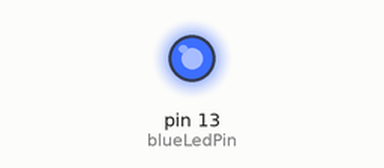
Simulated run of this sketch. Board: Arduino Uno, built with avr-gcc and run on an emulated ATmega328P. Parts: output pins drawn as LEDs (lit = HIGH).

Above: at 0.5 s.
At 5.5 s:
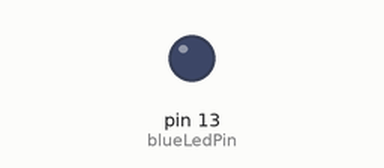
Timing chart, 0 to 8.6 s (numbered marks = the images above):
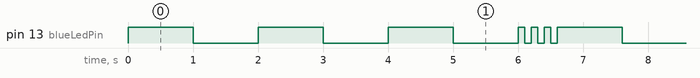

The sketch:

Lab2L31.ino
```cpp
/*
Name:		Sketch1.ino
Created:	5/23/2018 4:50:11 PM
Author:	chris
*/  /*
*      Title: 321Maker Experiment #001 - Blue Blink
*      Description: This program will blink the Blue LED on the 321Maker shield.
*      Tutorial:  http://321maker.com/e/blue-blink
*      Revision Date: January 15, 2016
*      Licence: http://321maker.mit-license.org/
*      Requirements:  Arduino with 321Maker Shield
*/

int blueLedPin = 13; //The blue LED is connected pin 13 of the Arduino.
int onTime = 50;    //This is the number of milliseconds the LED will be on for.
int offTime = 2000;   //This is the number of milliseconds the LED will be off for.

void setup() { //The Setup function runs once.
	pinMode(blueLedPin, OUTPUT);  //Setup Blue LED pin as an output pin.
}

void loop() { //The loop function runs forever.
	for (int i = 0; i < 3; i++) {
		digitalWrite(blueLedPin, HIGH);  //Turn on the blue LED.
		delay(1000);                   //Wait onTime.
		digitalWrite(blueLedPin, LOW);   //Turn off the blue LED.
		delay(1000);                  //Wait offTime.
	}

	for (int i = 0; i < 3; i++) {
		digitalWrite(blueLedPin, HIGH);  //Turn on the blue LED.
		delay(100);                   //Wait onTime.
		digitalWrite(blueLedPin, LOW);   //Turn off the blue LED.
		delay(100);                  //Wait offTime.
	}
}
```

Lab2.ino
```cpp
 
```

Measured:
- by itself, pin 13 (blueLedPin): repeats every 6.6 s: 2 × (LOW 1.0 s, HIGH 1.0 s), LOW 1.0 s, 3 × (HIGH 0.10 s, LOW 0.10 s), HIGH 1.0 s
- by itself, everything shown: repeats every 6.6 s, in 12 steps
